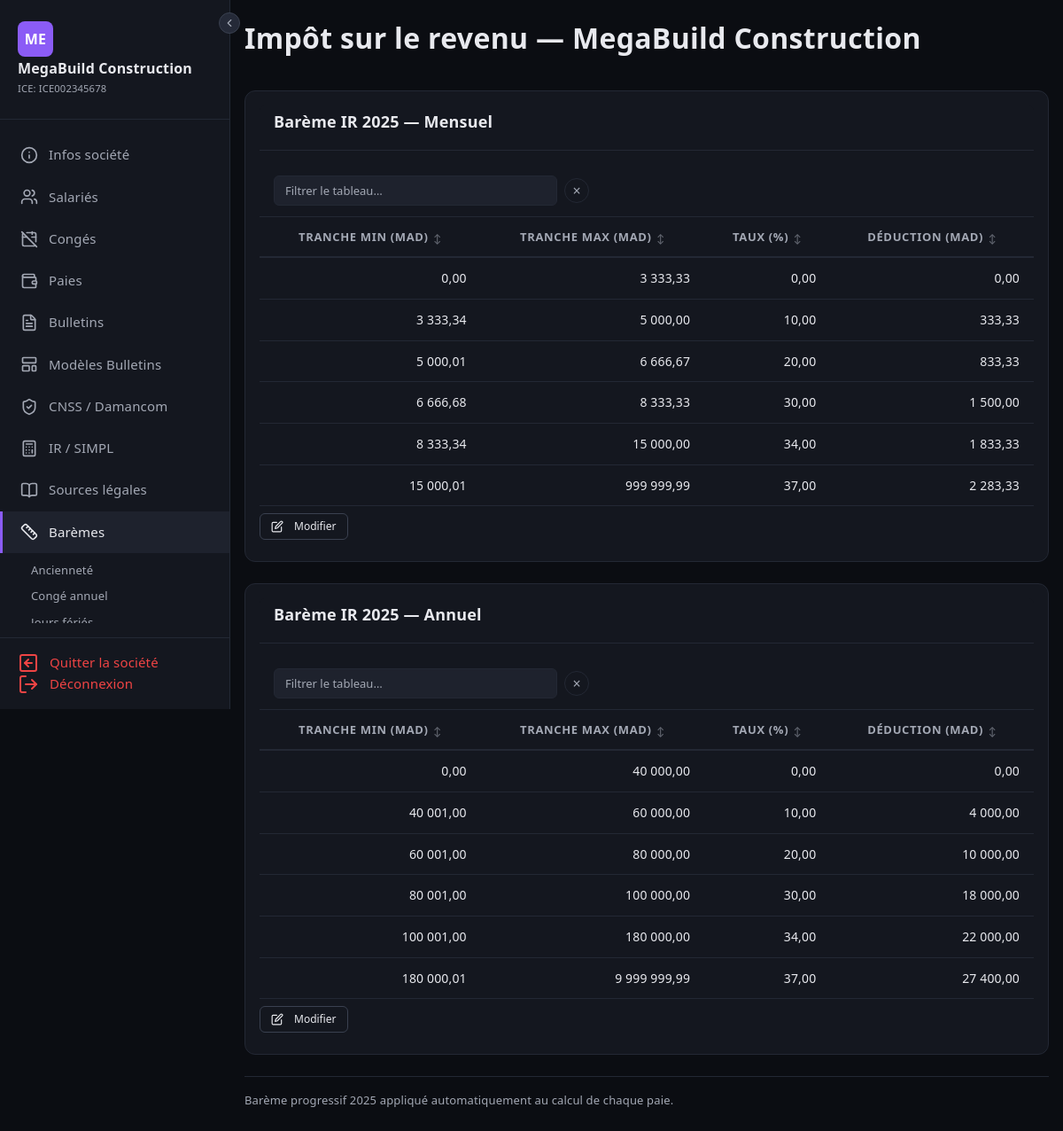
The page /societes/2/baremes/impot_revenu (signed in) on the database its author committed.
### tables this page shows
CREATE TABLE IF NOT EXISTS societes (
    id                  INT UNSIGNED AUTO_INCREMENT PRIMARY KEY,
    user_id             INT UNSIGNED        NOT NULL,
    raison_sociale      VARCHAR(200)        NOT NULL,
    forme_juridique     VARCHAR(20)         NOT NULL,
    ice                 VARCHAR(20)         NOT NULL,
    if_fiscal           VARCHAR(20)         NOT NULL,
    rc                  VARCHAR(20)         NOT NULL,
    tp                  VARCHAR(20)         NOT NULL,
    cnss                VARCHAR(20)         NOT NULL,
    adresse             TEXT,
    ville               VARCHAR(100),
    telephone           VARCHAR(20),
    email               VARCHAR(180),
    site_web            VARCHAR(255),
    banque              VARCHAR(100),
    agence              VARCHAR(100),
    rib                 VARCHAR(255),
    modele_bulletin_id  INT UNSIGNED,
    logo                VARCHAR(255),
    damancom_login      VARCHAR(100),
    damancom_password   VARCHAR(255),
    simpl_login         VARCHAR(100),
    simpl_password      VARCHAR(255),
    cimr_login          VARCHAR(100),
    cimr_password       VARCHAR(255),
    actif               TINYINT(1)          NOT NULL DEFAULT 1,
    created_at          DATETIME            NOT NULL DEFAULT CURRENT_TIMESTAMP,
    updated_at          DATETIME            NOT NULL DEFAULT CURRENT_TIMESTAMP ON UPDATE CURRENT_TIMESTAMP,
    FOREIGN KEY (user_id) REFERENCES users(id) ON DELETE CASCADE
);

CREATE TABLE IF NOT EXISTS bareme_ir (
    id          INT UNSIGNED AUTO_INCREMENT PRIMARY KEY,
    min         DECIMAL(10,2) NOT NULL,
    max         DECIMAL(10,2) NOT NULL,
    taux        DECIMAL(5,2)  NOT NULL,
    deduction   DECIMAL(10,2) NOT NULL,
    type        ENUM('mensuel','annuel') NOT NULL DEFAULT 'mensuel'
);

### controllers/SocieteController.php (called while the page is built, shortened)
<?php
class SocieteController extends Controller
{
    private PDO $db;
    public function __construct()
    {
        $this->db = Model::db();
    }
    public function baremes(int $id, string $sous_tab = 'anciennete'): void
    {
        $userId = Session::get('user_id');
        $societe = $this->db->query("SELECT * FROM societes WHERE id = $id AND user_id = $userId")->fetch();
        $baremeMensuel = $this->db->query("SELECT * FROM bareme_ir WHERE type='mensuel' ORDER BY `min`")->fetchAll();
        $baremeAnnuel  = $this->db->query("SELECT * FROM bareme_ir WHERE type='annuel' ORDER BY `min`")->fetchAll();
        $anciennete    = $this->db->query("SELECT * FROM bareme_anciennete WHERE societe_id = $id ORDER BY annees_min")->fetchAll();
        $conge         = $this->db->query("SELECT * FROM conge_annuel WHERE societe_id = $id")->fetch();
        $droitConge    = $this->db->query("SELECT * FROM droit_conge WHERE societe_id = $id ORDER BY annees_min")->fetchAll();
        $joursFeries   = $this->db->query("SELECT * FROM jours_feries WHERE societe_id = $id ORDER BY mois, jour")->fetchAll();
        $heuresSup     = $this->db->query("SELECT * FROM bareme_heures_sup WHERE societe_id = $id")->fetch();
        $baremeSmigSmag = $this->db->query("SELECT * FROM bareme_smig_smag WHERE societe_id = $id ORDER BY annee DESC, type")->fetchAll();
        $refSmigSmag   = $this->db->query("SELECT * FROM bareme_smig_smag WHERE societe_id IS NULL ORDER BY annee DESC, type")->fetchAll();
        $refAnciennete = $this->db->query("SELECT * FROM bareme_anciennete WHERE societe_id IS NULL ORDER BY annees_min")->fetchAll();
        $refHeuresSup  = $this->db->query("SELECT * FROM bareme_heures_sup WHERE societe_id IS NULL")->fetch();
        $isAdmin       = Session::get('user_role') === 'admin';
        $titles = [
            'anciennete'    => 'Barème d\'ancienneté',
            'conge_annuel'  => 'Congé annuel',
            'jours_feries'  => 'Jours fériés',
            'impot_revenu'  => 'Impôt sur le revenu',
            'heures_sup'    => 'Heures supplémentaires',
            'smig_smag'     => 'Barème SMIG & SMAG',
            'reference'     => 'Barème de référence',
        ];
        $subView = in_array($sous_tab, array_keys($titles)) ? $sous_tab : 'anciennete';
        $baseUrl = '/paie-me/societes/' . $id . '/baremes';
        $this->render('societes/baremes/' . $subView . '.php', [
            'title'        => $titles[$subView] . ' — ' . $societe['raison_sociale'],
            'societe'      => $societe,
            'baseUrl'      => $baseUrl,
            'bareme'       => $baremeMensuel,
            'baremeAnnuel' => $baremeAnnuel,
            'anciennete'   => $anciennete,
            'conge'        => $conge,
            'droitConge'   => $droitConge,
            'joursFeries'   => $joursFeries,
            'heuresSup'     => $heuresSup,
            'baremeSmigSmag' => $baremeSmigSmag,
            'refSmigSmag'   => $refSmigSmag,
            'refAnciennete' => $refAnciennete,
            'refHeuresSup'  => $refHeuresSup,
            'isAdmin'       => $isAdmin,
        ]);
    }
    protected function render(string $view, array $data = []): void
    {
        extract($data);
        require __DIR__ . '/../views/' . $view;
        $content = ob_get_clean();
        require __DIR__ . '/../views/layout.php';
    }
}

### index.php (called while the page is built, shortened)
<?php
$method = $_SERVER['REQUEST_METHOD'];
$uri    = $_SERVER['REQUEST_URI'];
Router::dispatch($method, $uri);

### Core/Model.php (called while the page is built, shortened)
<?php
abstract class Model
{
    protected static PDO|null $db = null;
    public static function db(): PDO
    {
        if (self::$db === null) {
            $config = require __DIR__ . '/../config/database.php';
            $dsn = "mysql:host={$config['host']};port={$config['port']};dbname={$config['dbname']};charset={$config['charset']}";
            self::$db = new PDO($dsn, $config['username'], $config['password'], [
                PDO::ATTR_ERRMODE            => PDO::ERRMODE_EXCEPTION,
                PDO::ATTR_DEFAULT_FETCH_MODE => PDO::FETCH_ASSOC,
                PDO::ATTR_EMULATE_PREPARES   => false,
            ]);
        }
        return self::$db;
    }
}

### Core/Session.php (called while the page is built, shortened)
<?php
class Session
{
    public static function get(string $key, mixed $default = null): mixed
    {
        return $_SESSION[$key] ?? $default;
    }
}

### views/societes/baremes/impot_revenu.php (the view, shortened to what this page needs)
<form method="post" action="<?= $baseUrl ?>/impot_revenu" id="irForm">
<?php $types = [['key'=>'mensuel','label'=>'Mensuel','data'=>$bareme], ['key'=>'annuel','label'=>'Annuel','data'=>$baremeAnnuel]]; ?>
<?php foreach ($types as $t): ?>
<div class="card" style="<?= $t['key'] === 'annuel' ? 'margin-top:1.5rem;' : '' ?>">
    <div class="card-header"><h3>Barème IR 2025 — <?= $t['label'] ?></h3></div>
    <div style="overflow-x:auto;">
        <table class="data-table ir-table" data-type="<?= $t['key'] ?>">
            <thead>
                <tr>
                    <th style="text-align:center;">Tranche min (MAD)</th>
                    <th style="text-align:center;">Tranche max (MAD)</th>
                    <th style="text-align:center;">Taux (%)</th>
                    <th style="text-align:center;">Déduction (MAD)</th>
                </tr>
            </thead>
            <tbody class="ir-tbody">
                <?php foreach ($t['data'] as $b): ?>
                <tr data-id="<?= $b['id'] ?>" data-min="<?= $b['min'] ?>" data-max="<?= $b['max'] ?>" data-taux="<?= $b['taux'] ?>" data-deduction="<?= $b['deduction'] ?>" data-type-val="<?= $b['type'] ?>">
                    <td style="text-align:right;"><?= number_format((float)$b['min'], 2, ',', ' ') ?></td>
                    <td style="text-align:right;"><?= number_format((float)$b['max'], 2, ',', ' ') ?></td>
                    <td style="text-align:right;"><?= number_format((float)$b['taux'], 2, ',', ' ') ?></td>
                    <td style="text-align:right;"><?= number_format((float)$b['deduction'], 2, ',', ' ') ?></td>
                </tr>
                <?php endforeach; ?>
            </tbody>
        </table>
    </div>
    <div style="padding:0.5rem 0; display:flex; align-items:center; gap:0.5rem;">
        <button type="button" class="btn btn-sm btn-secondary ir-btn-edit" onclick="irToggleEdit(this, true)" style="font-size:0.75rem;">
            Modifier
        </button>
    </div>
</div>
<?php endforeach; ?>
<div style="margin-top:1rem; padding-top:1rem; border-top:1px solid var(--border);">
    <p style="font-size:0.8125rem; color:var(--text-muted); margin:0;">Barème progressif 2025 appliqué automatiquement au calcul de chaque paie.</p>
</div>
</form>

### Core/Router.php (shortened to what this page needs)
<?php
class Router
{
    private static array $routes = [];
    public static function get(string $uri, array $action): void
    {
        self::$routes['GET'][] = ['uri' => $uri, 'action' => $action];
    }
    public static function post(string $uri, array $action): void
    {
        self::$routes['POST'][] = ['uri' => $uri, 'action' => $action];
    }
    public static function dispatch(string $method, string $uri): void
    {
        $uri = parse_url($uri, PHP_URL_PATH);
        $uri = preg_replace('#^/paie-me#', '', $uri);
        $uri = trim($uri, '/');
        foreach (self::$routes[$method] ?? [] as $route) {
            $pattern = preg_replace('/\{(\w+)\}/', '(?P<$1>[^/]+)', $route['uri']);
            $pattern = '#^' . trim($pattern, '/') . '$#';
            if (preg_match($pattern, $uri, $matches)) {
                [$controller, $methodName] = $route['action'];
                $params = array_filter($matches, 'is_string', ARRAY_FILTER_USE_KEY);
                $instance = new $controller();
                call_user_func_array([$instance, $methodName], $params);
                return;
            }
        }
    }
}

### views/layout.php (shortened to what this page needs)
<!DOCTYPE html>
<html lang="fr">
<head>
    <link rel="stylesheet" href="https://cdn.jsdelivr.net/npm/bootstrap@5.3.3/dist/css/bootstrap.min.css">
    <link rel="stylesheet" href="/paie-me/assets/css/style.css?v=<?= filemtime(__DIR__ . '/../assets/css/style.css') ?>">
</head>
<body>
<?php if (isset($_SESSION['user_id'])):
    $ctx = $_SESSION['societe_context'] ?? null;
?>
<aside class="sidebar">
    <button type="button" id="sidebarCollapseBtn" class="sidebar-collapse-btn" title="Replier le menu" aria-label="Replier le menu">
        <svg width="14" height="14" viewBox="0 0 24 24" fill="none" stroke="currentColor" stroke-width="2" stroke-linecap="round" stroke-linejoin="round"><polyline points="15 18 9 12 15 6"/></svg>
    </button>
    <div class="sidebar-brand">
        <?php if ($ctx): ?>
            <div style="width:40px;height:40px;background:var(--accent);border-radius:8px;display:flex;align-items:center;justify-content:center;font-size:16px;font-weight:700;color:#fff;margin-bottom:4px;">
                <?= strtoupper(mb_substr($ctx['raison_sociale'], 0, 2)) ?>
            </div>
            <h2 style="font-size:1rem;margin:0;"><?= htmlspecialchars($ctx['raison_sociale']) ?></h2>
            <small style="font-size:0.7rem;">ICE: <?= htmlspecialchars($ctx['ice']) ?></small>
        <?php else: ?>
            <h2>Paie Me</h2>
            <small>Gestion de paie</small>
        <?php endif; ?>
    </div>
    <ul class="sidebar-nav">
        <?php if ($ctx): ?>
        <li>
            <a href="/paie-me/societes/<?= $ctx['id'] ?>" class="<?= (parse_url($_SERVER['REQUEST_URI'], PHP_URL_PATH) === '/paie-me/societes/'.$ctx['id']) ? 'active' : '' ?>">
                <span class="icon" data-lucide="info"></span>
                <span>Infos société</span>
            </a>
        </li>
        <li>
            <a href="/paie-me/societes/<?= $ctx['id'] ?>/salaries" class="<?= str_contains($_SERVER['REQUEST_URI'], '/salaries') && !str_contains($_SERVER['REQUEST_URI'], 'create') && !str_contains($_SERVER['REQUEST_URI'], 'edit') ? 'active' : '' ?>">
                <span class="icon" data-lucide="users"></span>
                <span>Salariés</span>
            </a>
        </li>
        <li>
            <a href="/paie-me/societes/<?= $ctx['id'] ?>/conges" class="<?= str_contains($_SERVER['REQUEST_URI'], '/conges') ? 'active' : '' ?>">
                <span class="icon" data-lucide="calendar-off"></span>
                <span>Congés</span>
            </a>
        </li>
        <li>
            <a href="/paie-me/societes/<?= $ctx['id'] ?>/paies" class="<?= str_contains($_SERVER['REQUEST_URI'], '/paies') && !str_contains($_SERVER['REQUEST_URI'], 'create') && !str_contains($_SERVER['REQUEST_URI'], 'edit') ? 'active' : '' ?>">
                <span class="icon" data-lucide="wallet"></span>
                <span>Paies</span>
            </a>
        </li>
        <li>
            <a href="/paie-me/societes/<?= $ctx['id'] ?>/bulletins" class="<?= str_contains($_SERVER['REQUEST_URI'], '/bulletins') && !str_contains($_SERVER['REQUEST_URI'], 'show') && !str_contains($_SERVER['REQUEST_URI'], 'pdf') ? 'active' : '' ?>">
                <span class="icon" data-lucide="file-text"></span>
                <span>Bulletins</span>
            </a>
        </li>
        <li>
            <a href="/paie-me/societes/<?= $ctx['id'] ?>/modeles-bulletins" class="<?= str_contains($_SERVER['REQUEST_URI'], '/modeles-bulletins') ? 'active' : '' ?>">
                <span class="icon" data-lucide="layout-template"></span>
                <span>Modèles Bulletins</span>
            </a>
        </li>
        <li>
            <a href="/paie-me/societes/<?= $ctx['id'] ?>/cnss" class="<?= str_contains($_SERVER['REQUEST_URI'], '/cnss') ? 'active' : '' ?>">
                <span class="icon" data-lucide="shield-check"></span>
                <span>CNSS / Damancom</span>
            </a>
        </li>
        <li>
            <a href="/paie-me/societes/<?= $ctx['id'] ?>/ir" class="<?= str_contains($_SERVER['REQUEST_URI'], '/ir') && !str_contains($_SERVER['REQUEST_URI'], '/export') ? 'active' : '' ?>">
                <span class="icon" data-lucide="calculator"></span>
                <span>IR / SIMPL</span>
            </a>
        </li>
        <li>
            <a href="/paie-me/societes/<?= $ctx['id'] ?>/sources-legales" class="<?= str_contains($_SERVER['REQUEST_URI'], '/sources-legales') ? 'active' : '' ?>">
                <span class="icon" data-lucide="book-open"></span>
                <span>Sources légales</span>
            </a>
        </li>
        <li>
            <a href="/paie-me/societes/<?= $ctx['id'] ?>/baremes" class="<?= str_contains($_SERVER['REQUEST_URI'], '/baremes') ? 'active' : '' ?>" style="<?= str_contains($_SERVER['REQUEST_URI'], '/baremes') ? 'border-left:3px solid var(--accent);' : '' ?>">
                <span class="icon" data-lucide="ruler"></span>
                <span>Barèmes</span>
            </a>
            <?php if (str_contains($_SERVER['REQUEST_URI'], '/baremes')): ?>
            <ul style="list-style:none; padding:0; margin:0.25rem 0 0 1.5rem; font-size:0.8125rem;">
                <?php $baseB = '/paie-me/societes/' . $ctx['id'] . '/baremes/'; $uri = parse_url($_SERVER['REQUEST_URI'], PHP_URL_PATH); ?>
                <li><a href="<?= $baseB ?>anciennete" style="display:block; padding:0.3rem 0.5rem; color:<?= str_contains($uri, '/anciennete')?'var(--accent)':'var(--text-muted)'?>; text-decoration:none; border-radius:4px;">Ancienneté</a></li>
                <li><a href="<?= $baseB ?>conge_annuel" style="display:block; padding:0.3rem 0.5rem; color:<?= str_contains($uri, '/conge_annuel')?'var(--accent)':'var(--text-muted)'?>; text-decoration:none; border-radius:4px;">Congé annuel</a></li>
                <li><a href="<?= $baseB ?>jours_feries" style="display:block; padding:0.3rem 0.5rem; color:<?= str_contains($uri, '/jours_feries')?'var(--accent)':'var(--text-muted)'?>; text-decoration:none; border-radius:4px;">Jours fériés</a></li>
            </ul>
            <?php endif; ?>
        </li>
        <?php endif; ?>
    </ul>
    <div class="sidebar-footer">
        <?php if ($ctx): ?>
        <a href="/paie-me/societes/clear-context">
            <span class="icon" data-lucide="arrow-left-square"></span>
            <span>Quitter la société</span>
        </a>
        <?php endif; ?>
        <a href="/paie-me/logout">
            <span class="icon" data-lucide="log-out"></span>
            <span>Déconnexion</span>
        </a>
    </div>
</aside>
<?php endif; ?>
<main class="<?= isset($_SESSION['user_id']) ? 'main-content' : '' ?>">
    <?php if (isset($_SESSION['user_id'])): ?>
    <div class="topbar">
        <h1>
            <?= $title ?? 'Paie Me' ?>
        </h1>
    </div>
    <?php endif; ?>
    <?= $content ?? '' ?>
</main>
</body>
</html>

### rows shown on the page
societes: raison_sociale "ME", raison_sociale "MegaBuild Construction", ice "ICE002345678", label "Mensuel", label "Annuel"
bareme_ir: min "0,00", max "3 333,33", taux "0,00", deduction "0,00"
bareme_ir: min "3 333,34", max "5 000,00", taux "10,00", deduction "333,33"
bareme_ir: min "5 000,01", max "6 666,67", taux "20,00", deduction "833,33"
bareme_ir: min "6 666,68", max "8 333,33", taux "30,00", deduction "1 500,00"
bareme_ir: min "8 333,34", max "15 000,00", taux "34,00", deduction "1 833,33"
bareme_ir: min "15 000,01", max "999 999,99", taux "37,00", deduction "2 283,33"
bareme_ir: min "0,00", max "40 000,00", taux "0,00", deduction "0,00"
bareme_ir: min "40 001,00", max "60 000,00", taux "10,00", deduction "4 000,00"
bareme_ir: min "60 001,00", max "80 000,00", taux "20,00", deduction "10 000,00"
bareme_ir: min "80 001,00", max "100 000,00", taux "30,00", deduction "18 000,00"
bareme_ir: min "100 001,00", max "180 000,00", taux "34,00", deduction "22 000,00"
bareme_ir: min "180 000,01", max "9 999 999,99", taux "37,00", deduction "27 400,00"
